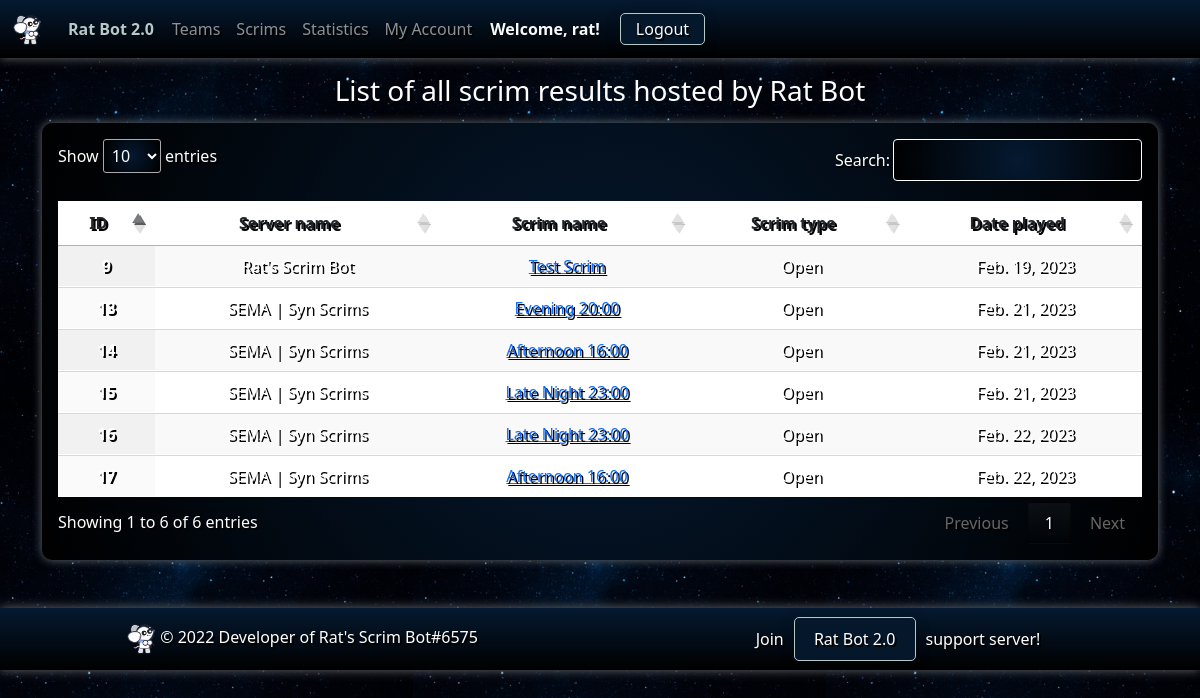
Page /scrims (signed in) on the earlier database version.
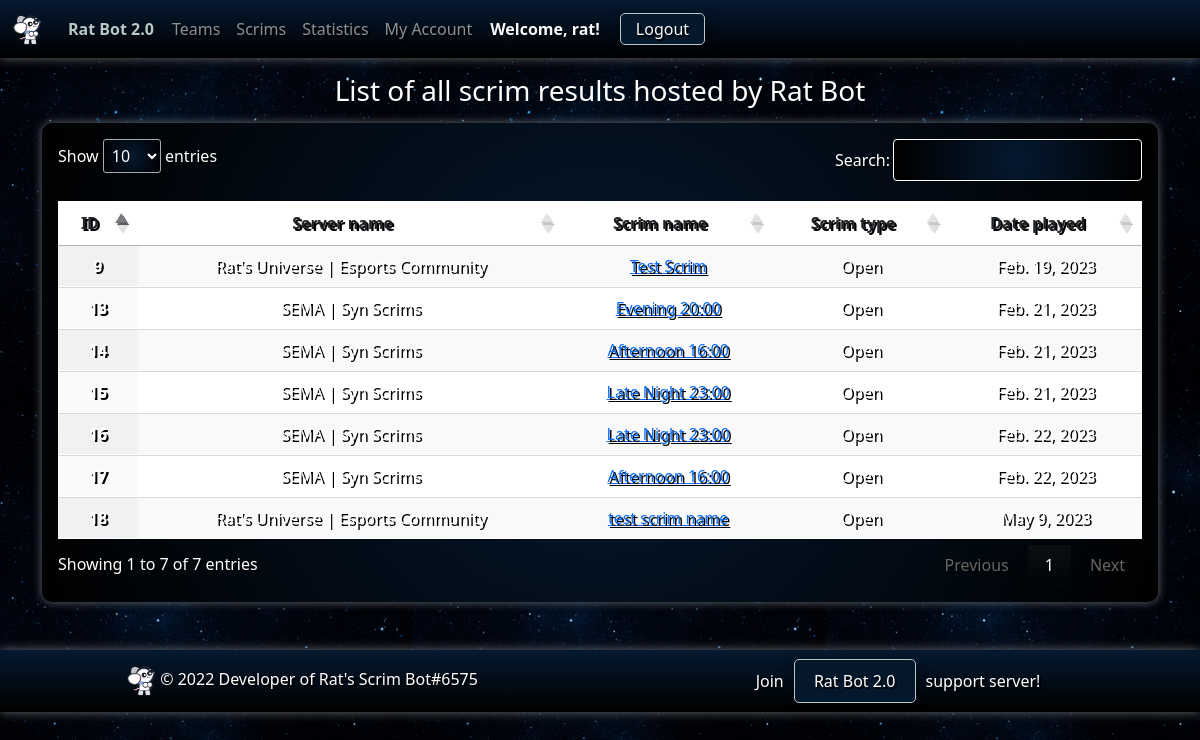
Same page on the later database version.
### ratbotapp/models.py (models this page shows, shortened)
class Result(models.Model):
    generated_by = models.CharField(default="", max_length=100)  # id of person who used %sheet results last
    server = models.ForeignKey(Server, on_delete=models.RESTRICT, default=None)
    scrim_name = models.CharField(default="", max_length=100)
    class ScrimType(models.TextChoices):
        PRO = 'pro', 'Pro'
        OPEN = 'open', 'Open'
        TOUR = 'tour', 'Tournament'
    scrim_type = models.CharField(
        max_length=4,
        choices=ScrimType.choices,
        default=ScrimType.OPEN,
    )
    date_played = models.DateField()
    time_played = models.TimeField()
    created_at = models.DateTimeField(auto_now_add=True)
    updated_at = models.DateTimeField(auto_now=True)
    def get_scrim_type(self) -> ScrimType:
        return self.ScrimType(self.scrim_type)

class Server(models.Model):
    guild_id = models.IntegerField(unique=True)
    guild_name = models.CharField(default="", max_length=100)
    membership = models.ForeignKey(Membership, on_delete=models.RESTRICT, null=True)
    membership_start_date = models.DateTimeField(null=True, blank=True)
    membership_end_date = models.DateTimeField(null=True, blank=True)
    profile_image = models.ImageField(upload_to='server_images/', null=True, blank=True)
    invite_link = models.CharField(default="", max_length=100)
    members = models.IntegerField(default=0)
    created_at = models.DateTimeField(auto_now_add=True)
    updated_at = models.DateTimeField(auto_now=True)

### ratbotapp/views.py (the view)
# urls.py: path('scrims', views.scrims_page, name='scrims'),
@csrf_exempt
@login_required(login_url="/accounts/discord/login")
def scrims_page(request):
    print("======== STARTED scrims_page() =======")
    print(str(BASE_DIR) + "/api/oauth2/login/redirect")
    results = Result.objects.all()
    return render(request, 'ratbot/scrims.html', {
        'results': results
    })

### ratbotapp/templates/ratbot/scrims.html (shortened to what this page needs)
{% extends 'ratbot/base/base.html' %}
{% load static %}
{% block body %}
<div class="container">
    <div class="row mt-3 mb-2">
        <h3 class="text-center">List of all scrim results hosted by Rat Bot</h3>
    </div>
    <div class="gradient-2 p-3">
    <table id="results" class="table table-striped display" style="width:100%">
        <thead  class="gradient" style="color:white;">
        <tr>
            <th scope="col" class="dt-center">ID</th>
            <th scope="col" class="dt-center">Server name</th>
            <th scope="col" class="dt-center">Scrim name</th>
            <th scope="col" class="dt-center">Scrim type</th>
            <th scope="col" class="dt-center">Date played</th>
        </tr>
        </thead>
        <tbody>
        {% for result in results %}
        <tr>
            <th scope="row" class="dt-center" style="color:white;">{{ result.pk }}</th>
            <td class="dt-center" style="color:white;">{{ result.server.guild_name }}</td>
            <td class="dt-center" style="color:white;"><a href="{% url 'scrim_detail' result.pk %}">{{ result.scrim_name }}</a></td>
            <td class="dt-center" style="color:white;">{{ result.get_scrim_type.label }}</td>
            <td class="dt-center" style="color:white;">{{ result.date_played }}</td>
        </tr>
        {% endfor %}
        </tbody>
    </table>
        </div>
</div>
{% endblock %}

### ratbotapp/templates/ratbot/base/base.html (shortened to what this page needs)
{% load static %}
<!doctype html>
<html lang="en">
<head>
    <link rel="stylesheet" href="{% static 'ratbot/styles/base.css' %}">
    <link href="https://cdn.jsdelivr.net/npm/bootstrap@5.3.0-alpha1/dist/css/bootstrap.min.css" rel="stylesheet"
>
    <link rel="stylesheet" type="text/css" href="https://cdn.datatables.net/1.13.2/css/jquery.dataTables.css">
    <link rel="stylesheet" href="https://cdnjs.cloudflare.com/ajax/libs/font-awesome/6.3.0/css/all.min.css"
/>
</head>
<body>
<nav class="navbar navbar-expand-lg navbar-dark bg-dark space-gradient sticky-top">
    <div class="container-fluid text-center">
        <a class="navbar-brand" href="/">
            <img src="{% static 'ratbot/images/logo.png' %}" alt="Rat Bot" height="30">
        </a>
        <a href="/" class="welcome">
            <span> Rat Bot 2.0</span>
        </a>
        <div class="collapse navbar-collapse" id="navbarNavDropdown">
            <ul class="navbar-nav">
                <li class="nav-item">
                    <a class="nav-link" href="{% url 'teams' %}">Teams</a>
                </li>
                <li class="nav-item">
                    <a class="nav-link" href="{% url 'scrims' %}">Scrims</a>
                </li>
                <li class="nav-item">
                    <a class="nav-link" href="{% url 'statistics' %}">Statistics</a>
                </li>
                {% if user.is_authenticated %}
                <li class="nav-item">
                    <a  class="nav-link" href="{% url 'my_account' %}">My Account</a>
                </li>
                {% endif %}
            </ul>
            {% if user.is_authenticated %}
            <span class="text-light welcome">Welcome, {{ user.username }}!</span>
            <span class="text-light"><a class="nav-link login" href="{% url 'logout' %}"> Logout</a></span>
            {% else %}
            <span class="text-light"><a class="nav-link login" href="{% url 'login' %}">Login</a></span>
            {% endif %}
        </div>
    </div>
</nav>
{% block body %} Base body block {% endblock %}
<div class="gradient-footer mt-5">
    <footer class="mt-3 py-3 px-3">
        <div class="row justify-content-center align-items-center">
            <div class="col-sm-12 col-md-6 mb-3 mb-md-0 text-center">
                <a href="/"><img src="{% static 'ratbot/images/logo.png' %}" alt="Rat Bot" height="30"></a> © 2022
                Developer of Rat's Scrim Bot#6575
            </div>
            <div class="col-sm-12 col-md-6 mt-3 mt-md-0 text-center">
                Join<a class="discord-invite" href="https://discord.gg/zT7RWQWQdr"> Rat Bot 2.0 </a>support server!
            </div>
        </div>
    </footer>
</div>
</body>
</html>

### ratbotapp/static/ratbot/styles/base.css (style rules this page uses)
body { color: #ffffff !important; background-color: #0c2340; background-image: url('space-background.jpg'); background-repeat: repeat; }
.gradient-footer { background-color: #000000; background-image: radial-gradient(circle, #000000 0%, #051930 100%); background-image: linear-gradient(to top, #000000 0%, #051930 100%); text-shadow: 2px 2px #000; box-shadow: 0 0 10px #656b6f; }
.gradient { background-color: #000000; background-image: radial-gradient(circle, #051930 0%, #000000 100%); background-image: linear-gradient(to top, #051930 0%, #000000 100%); text-shadow: 2px 2px #000; box-shadow: 0 0 10px #656b6f; border-radius: 10px; }
.gradient-2 { background-color: #000000; background-image: radial-gradient(circle, #051930 0%, #000000 100%); text-shadow: 2px 2px #000; box-shadow: 0 0 10px #656b6f; border-radius: 10px; }
.navbar { background-color: #000000; background-image: radial-gradient(circle, #051930 0%, #000000 100%); background-image: linear-gradient(to bottom, #051930 0%, #000000 100%); text-shadow: 2px 2px #000; box-shadow: 0 0 10px #656b6f; }
.navbar .nav-link.login { margin-left: 10px; margin-right: 10px; padding: 3px 15px; background-color: #04172b; border: 1px solid #b5c9c9; border-radius: 5px; box-shadow: 0px 3px 15px rgba(0, 0, 0, 0.2); }
.welcome { margin-left: 10px; margin-right: 10px; font-weight: bold; color: #b5c9c9; text-shadow: 0px 2px 2px rgba(0, 0, 0, 0.5); text-decoration: none; }
.discord-invite { color: white; margin-left: 10px; margin-right: 10px; padding: 10px 15px; background-color: #04172b; border: 1px solid #b5c9c9; border-radius: 5px; box-shadow: 0px 3px 15px rgba(0, 0, 0, 0.2); text-decoration: none; }

Differences in the rows shown:
changed through a linked row, Result "Test Scrim": server.guild_name "Rat's Scrim Bot" → "Rat's Universe | Esports Community"
added Result: pk "18", server.guild_name "Rat's Universe | Esports Community", scrim_name "test scrim name", get_scrim_type.label "Open", date_played "May 9, 2023"
Other differences:
text written by a page script: "Show entries Search: Showing 1 to 6 of 6 entries Previous 1 Next" → "Show entries Search: Showing 1 to 7 of 7 entries Previous 1 Next"
